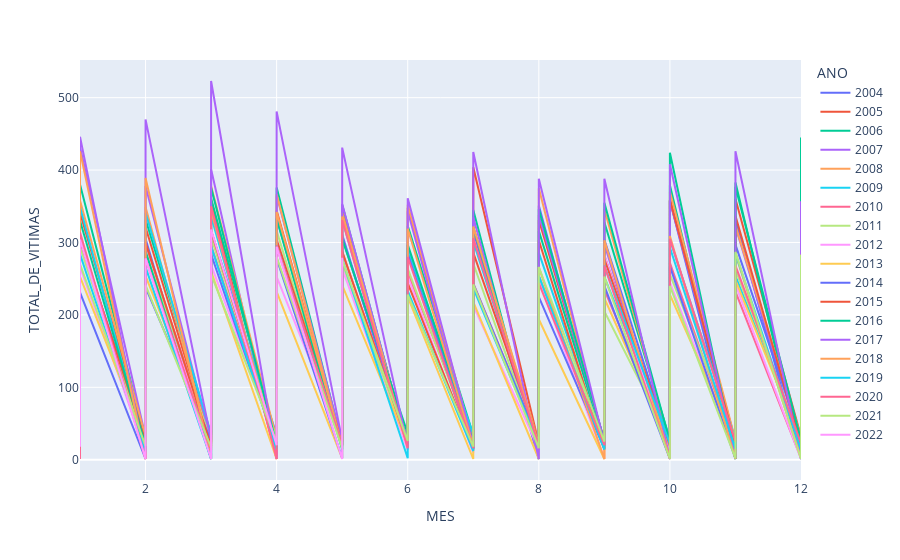

The cell this chart's notebook holds for it:
### Code cell
fig = px.line(cvli_mes, x = "MES", y = "TOTAL_DE_VITIMAS", color="ANO")
fig.show()

### Figure 1 — Plotly figure (JSON) as saved in the notebook; plotly's stock layout.template omitted (floating-point values rounded to 4 significant figures)
{"data": [{"hovertemplate": "ANO=2004<br>MES=%{x}<br>TOTAL_DE_VITIMAS=%{y}<extra></extra>", "legendgroup": "2004", "line": {"color": "#636efa", "dash": "solid"}, "marker": {"symbol": "circle"}, "mode": "lines", "name": "2004", "orientation": "v", "showlegend": true, "type": "scatter", "x": [1, 1, 1, 2, 2, 3, 3, 3, 4, 4, 5, 5, 6, 6, 7, 7, 8, 8, 8, 9, 9, 10, 10, 11, 11, 11, 12, 12, 12], "xaxis": "x", "y": [2, 25, 302, 30, 305, 1, 14, 316, 34, 335, 20, 311, 18, 293, 16, 316, 1, 21, 351, 18, 304, 21, 358, 2, 35, 331, 1, 21, 390], "yaxis": "y"}, {"hovertemplate": "ANO=2005<br>MES=%{x}<br>TOTAL_DE_VITIMAS=%{y}<extra></extra>", "legendgroup": "2005", "line": {"color": "#EF553B", "dash": "solid"}, "marker": {"symbol": "circle"}, "mode": "lines", "name": "2005", "orientation": "v", "showlegend": true, "type": "scatter", "x": [1, 1, 2, 2, 3, 3, 4, 4, 4, 5, 5, 6, 6, 7, 7, 8, 8, 9, 9, 10, 10, 11, 11, 12, 12], "xaxis": "x", "y": [25, 341, 31, 321, 24, 358, 1, 22, 344, 21, 343, 23, 348, 18, 404, 22, 331, 27, 282, 22, 358, 26, 360, 32, 374], "yaxis": "y"}, {"hovertemplate": "ANO=2006<br>MES=%{x}<br>TOTAL_DE_VITIMAS=%{y}<extra></extra>", "legendgroup": "2006", "line": {"color": "#00cc96", "dash": "solid"}, "marker": {"symbol": "circle"}, "mode": "lines", "name": "2006", "orientation": "v", "showlegend": true, "type": "scatter", "x": [1, 1, 1, 2, 2, 3, 3, 4, 4, 5, 5, 6, 6, 7, 7, 8, 8, 8, 9, 9, 10, 10, 11, 11, 11, 12, 12, 12], "xaxis": "x", "y": [3, 42, 380, 29, 332, 34, 361, 26, 376, 23, 352, 20, 323, 34, 345, 1, 14, 316, 24, 328, 28, 379, 1, 23, 383, 7, 24, 426], "yaxis": "y"}, {"hovertemplate": "ANO=2007<br>MES=%{x}<br>TOTAL_DE_VITIMAS=%{y}<extra></extra>", "legendgroup": "2007", "line": {"color": "#ab63fa", "dash": "solid"}, "marker": {"symbol": "circle"}, "mode": "lines", "name": "2007", "orientation": "v", "showlegend": true, "type": "scatter", "x": [1, 1, 2, 2, 3, 3, 4, 4, 4, 5, 5, 6, 6, 7, 7, 8, 8, 8, 9, 9, 10, 10, 10, 11, 11, 12, 12], "xaxis": "x", "y": [26, 432, 31, 378, 25, 401, 2, 23, 365, 25, 353, 19, 343, 13, 335, 1, 35, 338, 26, 298, 1, 14, 357, 18, 322, 21, 389], "yaxis": "y"}, {"hovertemplate": "ANO=2008<br>MES=%{x}<br>TOTAL_DE_VITIMAS=%{y}<extra></extra>", "legendgroup": "2008", "line": {"color": "#FFA15A", "dash": "solid"}, "marker": {"symbol": "circle"}, "mode": "lines", "name": "2008", "orientation": "v", "showlegend": true, "type": "scatter", "x": [1, 1, 2, 2, 3, 3, 4, 4, 5, 5, 6, 6, 7, 7, 8, 8, 9, 9, 10, 10, 11, 11, 12, 12], "xaxis": "x", "y": [24, 358, 32, 349, 16, 378, 29, 367, 18, 341, 21, 352, 23, 321, 24, 375, 21, 346, 23, 370, 27, 323, 32, 358], "yaxis": "y"}, {"hovertemplate": "ANO=2009<br>MES=%{x}<br>TOTAL_DE_VITIMAS=%{y}<extra></extra>", "legendgroup": "2009", "line": {"color": "#19d3f3", "dash": "solid"}, "marker": {"symbol": "circle"}, "mode": "lines", "name": "2009", "orientation": "v", "showlegend": true, "type": "scatter", "x": [1, 1, 2, 2, 3, 3, 4, 4, 5, 5, 6, 6, 7, 7, 8, 8, 9, 9, 10, 10, 11, 11, 12, 12], "xaxis": "x", "y": [31, 349, 16, 341, 36, 336, 22, 333, 21, 332, 14, 290, 35, 301, 23, 286, 21, 252, 29, 304, 27, 254, 25, 340], "yaxis": "y"}, {"hovertemplate": "ANO=2010<br>MES=%{x}<br>TOTAL_DE_VITIMAS=%{y}<extra></extra>", "legendgroup": "2010", "line": {"color": "#FF6692", "dash": "solid"}, "marker": {"symbol": "circle"}, "mode": "lines", "name": "2010", "orientation": "v", "showlegend": true, "type": "scatter", "x": [1, 1, 2, 2, 3, 3, 4, 4, 5, 5, 6, 6, 7, 7, 8, 8, 9, 9, 10, 10, 11, 11, 12, 12, 12], "xaxis": "x", "y": [18, 309, 15, 298, 23, 296, 22, 294, 20, 286, 28, 258, 28, 244, 25, 254, 16, 235, 18, 272, 14, 232, 2, 25, 277], "yaxis": "y"}, {"hovertemplate": "ANO=2011<br>MES=%{x}<br>TOTAL_DE_VITIMAS=%{y}<extra></extra>", "legendgroup": "2011", "line": {"color": "#B6E880", "dash": "solid"}, "marker": {"symbol": "circle"}, "mode": "lines", "name": "2011", "orientation": "v", "showlegend": true, "type": "scatter", "x": [1, 1, 2, 2, 3, 3, 4, 4, 5, 5, 6, 6, 7, 7, 8, 8, 9, 9, 10, 10, 11, 11, 12, 12], "xaxis": "x", "y": [22, 294, 20, 287, 26, 307, 28, 316, 20, 270, 21, 264, 20, 271, 18, 254, 21, 205, 26, 256, 28, 262, 26, 245], "yaxis": "y"}, {"hovertemplate": "ANO=2012<br>MES=%{x}<br>TOTAL_DE_VITIMAS=%{y}<extra></extra>", "legendgroup": "2012", "line": {"color": "#FF97FF", "dash": "solid"}, "marker": {"symbol": "circle"}, "mode": "lines", "name": "2012", "orientation": "v", "showlegend": true, "type": "scatter", "x": [1, 1, 1, 2, 2, 3, 3, 4, 4, 5, 5, 6, 6, 7, 7, 8, 8, 9, 9, 9, 10, 10, 10, 11, 11, 12, 12, 12], "xaxis": "x", "y": [1, 20, 266, 12, 276, 22, 269, 25, 253, 26, 264, 14, 253, 9, 213, 15, 248, 1, 20, 283, 1, 18, 245, 10, 242, 1, 20, 294], "yaxis": "y"}, {"hovertemplate": "ANO=2013<br>MES=%{x}<br>TOTAL_DE_VITIMAS=%{y}<extra></extra>", "legendgroup": "2013", "line": {"color": "#FECB52", "dash": "solid"}, "marker": {"symbol": "circle"}, "mode": "lines", "name": "2013", "orientation": "v", "showlegend": true, "type": "scatter", "x": [1, 1, 2, 2, 3, 3, 4, 4, 4, 5, 5, 5, 6, 6, 7, 7, 7, 8, 8, 8, 9, 9, 9, 10, 10, 11, 11, 12, 12], "xaxis": "x", "y": [19, 253, 24, 254, 25, 260, 1, 12, 232, 2, 29, 241, 22, 225, 1, 14, 218, 1, 19, 194, 1, 22, 223, 20, 228, 23, 248, 24, 265], "yaxis": "y"}, {"hovertemplate": "ANO=2014<br>MES=%{x}<br>TOTAL_DE_VITIMAS=%{y}<extra></extra>", "legendgroup": "2014", "line": {"color": "#636efa", "dash": "solid"}, "marker": {"symbol": "circle"}, "mode": "lines", "name": "2014", "orientation": "v", "showlegend": true, "type": "scatter", "x": [1, 1, 1, 2, 2, 2, 3, 3, 4, 4, 5, 5, 5, 6, 6, 7, 7, 8, 8, 9, 9, 10, 10, 10, 11, 11, 11, 12, 12], "xaxis": "x", "y": [1, 24, 231, 1, 22, 238, 27, 284, 18, 278, 2, 12, 307, 25, 284, 14, 243, 25, 225, 15, 240, 1, 17, 267, 1, 21, 297, 29, 285], "yaxis": "y"}, {"hovertemplate": "ANO=2015<br>MES=%{x}<br>TOTAL_DE_VITIMAS=%{y}<extra></extra>", "legendgroup": "2015", "line": {"color": "#EF553B", "dash": "solid"}, "marker": {"symbol": "circle"}, "mode": "lines", "name": "2015", "orientation": "v", "showlegend": true, "type": "scatter", "x": [1, 1, 2, 2, 3, 3, 4, 4, 5, 5, 6, 6, 7, 7, 8, 8, 9, 9, 10, 10, 11, 11, 12, 12], "xaxis": "x", "y": [20, 303, 25, 300, 19, 316, 20, 304, 25, 288, 22, 244, 15, 286, 25, 303, 14, 277, 20, 359, 20, 337, 21, 326], "yaxis": "y"}, {"hovertemplate": "ANO=2016<br>MES=%{x}<br>TOTAL_DE_VITIMAS=%{y}<extra></extra>", "legendgroup": "2016", "line": {"color": "#00cc96", "dash": "solid"}, "marker": {"symbol": "circle"}, "mode": "lines", "name": "2016", "orientation": "v", "showlegend": true, "type": "scatter", "x": [1, 1, 2, 2, 3, 3, 3, 4, 4, 5, 5, 6, 6, 7, 7, 8, 8, 9, 9, 10, 10, 11, 11, 11, 12, 12], "xaxis": "x", "y": [24, 330, 20, 288, 1, 18, 376, 21, 333, 14, 305, 36, 297, 25, 321, 17, 346, 26, 355, 25, 424, 1, 28, 377, 27, 445], "yaxis": "y"}, {"hovertemplate": "ANO=2017<br>MES=%{x}<br>TOTAL_DE_VITIMAS=%{y}<extra></extra>", "legendgroup": "2017", "line": {"color": "#ab63fa", "dash": "solid"}, "marker": {"symbol": "circle"}, "mode": "lines", "name": "2017", "orientation": "v", "showlegend": true, "type": "scatter", "x": [1, 1, 1, 2, 2, 2, 3, 3, 4, 4, 4, 5, 5, 6, 6, 7, 7, 8, 8, 8, 9, 9, 10, 10, 10, 11, 11, 11, 12, 12, 12], "xaxis": "x", "y": [1, 31, 446, 1, 25, 470, 28, 523, 2, 31, 481, 27, 431, 18, 361, 21, 425, 1, 23, 388, 23, 388, 2, 22, 408, 2, 28, 426, 1, 37, 357], "yaxis": "y"}, {"hovertemplate": "ANO=2018<br>MES=%{x}<br>TOTAL_DE_VITIMAS=%{y}<extra></extra>", "legendgroup": "2018", "line": {"color": "#FFA15A", "dash": "solid"}, "marker": {"symbol": "circle"}, "mode": "lines", "name": "2018", "orientation": "v", "showlegend": true, "type": "scatter", "x": [1, 1, 2, 2, 2, 3, 3, 3, 4, 4, 5, 5, 6, 6, 7, 7, 8, 8, 9, 9, 9, 10, 10, 10, 11, 11, 11, 12, 12, 12], "xaxis": "x", "y": [27, 426, 1, 26, 389, 1, 24, 344, 13, 342, 20, 336, 17, 319, 19, 322, 21, 266, 1, 15, 303, 2, 23, 309, 1, 15, 284, 2, 22, 283], "yaxis": "y"}, {"hovertemplate": "ANO=2019<br>MES=%{x}<br>TOTAL_DE_VITIMAS=%{y}<extra></extra>", "legendgroup": "2019", "line": {"color": "#19d3f3", "dash": "solid"}, "marker": {"symbol": "circle"}, "mode": "lines", "name": "2019", "orientation": "v", "showlegend": true, "type": "scatter", "x": [1, 1, 2, 2, 3, 3, 3, 4, 4, 5, 5, 6, 6, 6, 7, 7, 8, 8, 9, 9, 10, 10, 11, 11, 12, 12], "xaxis": "x", "y": [21, 284, 10, 266, 1, 20, 295, 14, 296, 19, 277, 2, 17, 233, 12, 237, 21, 254, 14, 268, 22, 293, 15, 285, 14, 279], "yaxis": "y"}, {"hovertemplate": "ANO=2020<br>MES=%{x}<br>TOTAL_DE_VITIMAS=%{y}<extra></extra>", "legendgroup": "2020", "line": {"color": "#FF6692", "dash": "solid"}, "marker": {"symbol": "circle"}, "mode": "lines", "name": "2020", "orientation": "v", "showlegend": true, "type": "scatter", "x": [1, 1, 1, 2, 2, 2, 3, 3, 4, 4, 4, 5, 5, 6, 6, 7, 7, 8, 8, 9, 9, 10, 10, 10, 11, 11, 12, 12], "xaxis": "x", "y": [1, 21, 314, 1, 16, 278, 13, 350, 1, 26, 296, 20, 331, 16, 280, 16, 306, 19, 244, 20, 268, 1, 22, 305, 25, 268, 23, 279], "yaxis": "y"}, {"hovertemplate": "ANO=2021<br>MES=%{x}<br>TOTAL_DE_VITIMAS=%{y}<extra></extra>", "legendgroup": "2021", "line": {"color": "#B6E880", "dash": "solid"}, "marker": {"symbol": "circle"}, "mode": "lines", "name": "2021", "orientation": "v", "showlegend": true, "type": "scatter", "x": [1, 1, 2, 2, 3, 3, 4, 4, 5, 5, 6, 6, 7, 7, 8, 8, 9, 9, 10, 10, 10, 11, 11, 11, 12, 12, 12], "xaxis": "x", "y": [25, 270, 19, 241, 17, 256, 25, 280, 16, 276, 26, 228, 18, 242, 16, 266, 25, 253, 1, 24, 240, 2, 16, 287, 1, 15, 283], "yaxis": "y"}, {"hovertemplate": "ANO=2022<br>MES=%{x}<br>TOTAL_DE_VITIMAS=%{y}<extra></extra>", "legendgroup": "2022", "line": {"color": "#FF97FF", "dash": "solid"}, "marker": {"symbol": "circle"}, "mode": "lines", "name": "2022", "orientation": "v", "showlegend": true, "type": "scatter", "x": [1, 1, 2, 2, 2, 3, 3, 3, 4, 4, 5, 5, 5], "xaxis": "x", "y": [18, 304, 1, 19, 278, 1, 27, 318, 20, 294, 1, 26, 279], "yaxis": "y"}], "layout": {"legend": {"title": {"text": "ANO"}, "tracegroupgap": 0}, "margin": {"t": 60}, "xaxis": {"anchor": "y", "domain": [0, 1], "title": {"text": "MES"}}, "yaxis": {"anchor": "x", "domain": [0, 1], "title": {"text": "TOTAL_DE_VITIMAS"}}}}
